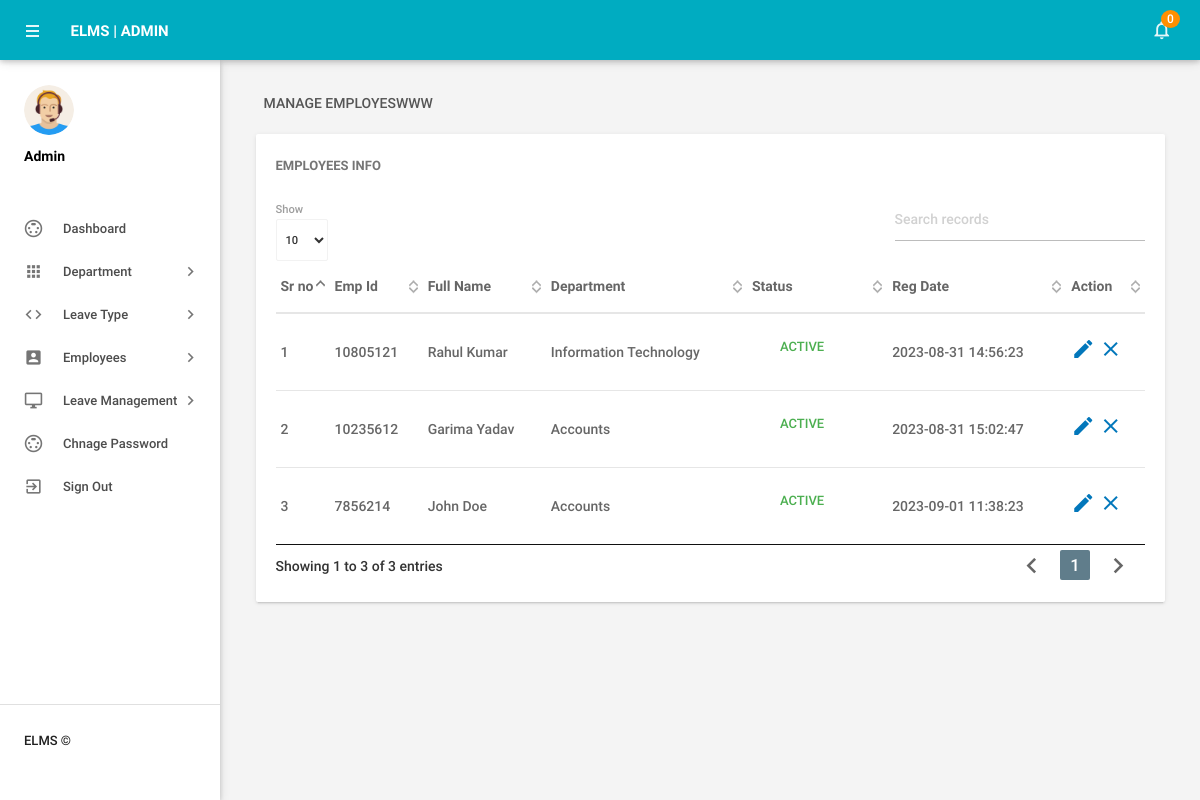
Page /admin/manageemployee.php (signed in) on the committed database.
### tables this page shows
CREATE TABLE `tblemployees` (
  `id` int(11) NOT NULL,
  `EmpId` varchar(100) NOT NULL,
  `FirstName` varchar(150) DEFAULT NULL,
  `LastName` varchar(150) DEFAULT NULL,
  `EmailId` varchar(200) DEFAULT NULL,
  `Password` varchar(180) DEFAULT NULL,
  `Gender` varchar(100) DEFAULT NULL,
  `Dob` varchar(100) DEFAULT NULL,
  `Department` varchar(255) DEFAULT NULL,
  `Address` varchar(255) DEFAULT NULL,
  `City` varchar(200) DEFAULT NULL,
  `Country` varchar(150) DEFAULT NULL,
  `Phonenumber` char(11) DEFAULT NULL,
  `Status` int(1) DEFAULT NULL,
  `RegDate` timestamp NULL DEFAULT current_timestamp()
);

### admin/manageemployee.php (the view, shortened to what this page needs)
<?php
include('includes/config.php');
if(strlen($_SESSION['alogin'])==0)
    {
header('location:index.php');
}
else{
 ?>
<!DOCTYPE html>
<html lang="en">
    <head>
        <link type="text/css" rel="stylesheet" href="../assets/plugins/materialize/css/materialize.min.css"/>
        <link href="../assets/plugins/material-preloader/css/materialPreloader.min.css" rel="stylesheet">
        <link href="../assets/plugins/datatables/css/jquery.dataTables.min.css" rel="stylesheet">
        <link href="../assets/css/alpha.min.css" rel="stylesheet" type="text/css"/>
        <link href="../assets/css/custom.css" rel="stylesheet" type="text/css"/>
    </head>
    <body>
       <?php include('includes/header.php');?>
       <?php include('includes/sidebar.php');?>
            <main class="mn-inner">
                <div class="row">
                    <div class="col s12">
                        <div class="page-title">Manage EmployesWWW</div>
                    </div>
                    <div class="col s12 m12 l12">
                        <div class="card">
                            <div class="card-content">
                                <span class="card-title">Employees Info</span>
                                <table id="example" class="display responsive-table ">
                                    <thead>
                                        <tr>
                                            <th>Sr no</th>
                                            <th>Emp Id</th>
                                            <th>Full Name</th>
                                            <th>Department</th>
                                             <th>Status</th>
                                             <th>Reg Date</th>
                                            <th>Action</th>
                                        </tr>
                                    </thead>
                                    <tbody>
<?php $sql = "SELECT EmpId,FirstName,LastName,Department,Status,RegDate,id from  tblemployees";
$query = $dbh -> prepare($sql);
$query->execute();
$results=$query->fetchAll(PDO::FETCH_OBJ);
$cnt=1;
if($query->rowCount() > 0)
{
foreach($results as $result)
{               ?>
                                        <tr>
                                            <td> <?php echo htmlentities($cnt);?></td>
                                            <td><?php echo htmlentities($result->EmpId);?></td>
                                            <td><?php echo htmlentities($result->FirstName);?>&nbsp;<?php echo htmlentities($result->LastName);?></td>
                                            <td><?php echo htmlentities($result->Department);?></td>
                                             <td><?php $stats=$result->Status;
if($stats){
                                             ?>
                                                 <a class="waves-effect waves-green btn-flat m-b-xs">Active</a>
                                                 <?php } else { ?>
                                                 <a class="waves-effect waves-red btn-flat m-b-xs">Inactive</a>
                                                 <?php } ?>
                                             </td>
                                              <td><?php echo htmlentities($result->RegDate);?></td>
                                            <td><a href="editemployee.php?empid=<?php echo htmlentities($result->id);?>"><i class="material-icons">mode_edit</i></a>
                                        <?php if($result->Status==1)
 {?>
<a href="manageemployee.php?inid=<?php echo htmlentities($result->id);?>" onclick="return confirm('Are you sure you want to inactive this Employe?');"" > <i class="material-icons" title="Inactive">clear</i>
<?php } else {?>
                                            <a href="manageemployee.php?id=<?php echo htmlentities($result->id);?>" onclick="return confirm('Are you sure you want to active this employee?');""><i class="material-icons" title="Active">done</i>
                                            <?php } ?> </td>
                                        </tr>
                                         <?php $cnt++;} }?>
                                    </tbody>
                                </table>
                            </div>
                        </div>
                    </div>
                </div>
            </main>
        </div>
        <div class="left-sidebar-hover"></div>
    </body>
</html>
<?php } ?>

### rows in the picture
tblemployees: EmpId "10805121", FirstName "Rahul", LastName "Kumar", Department "Information Technology", Status "ACTIVE", RegDate "2023-08-31 14:56:23"
tblemployees: EmpId "10235612", FirstName "Garima", LastName "Yadav", Department "Accounts", Status "ACTIVE", RegDate "2023-08-31 15:02:47"
tblemployees: EmpId "7856214", FirstName "John", LastName "Doe", Department "Accounts", Status "ACTIVE", RegDate "2023-09-01 11:38:23"

### other values in the picture
$unreadcount "0"
